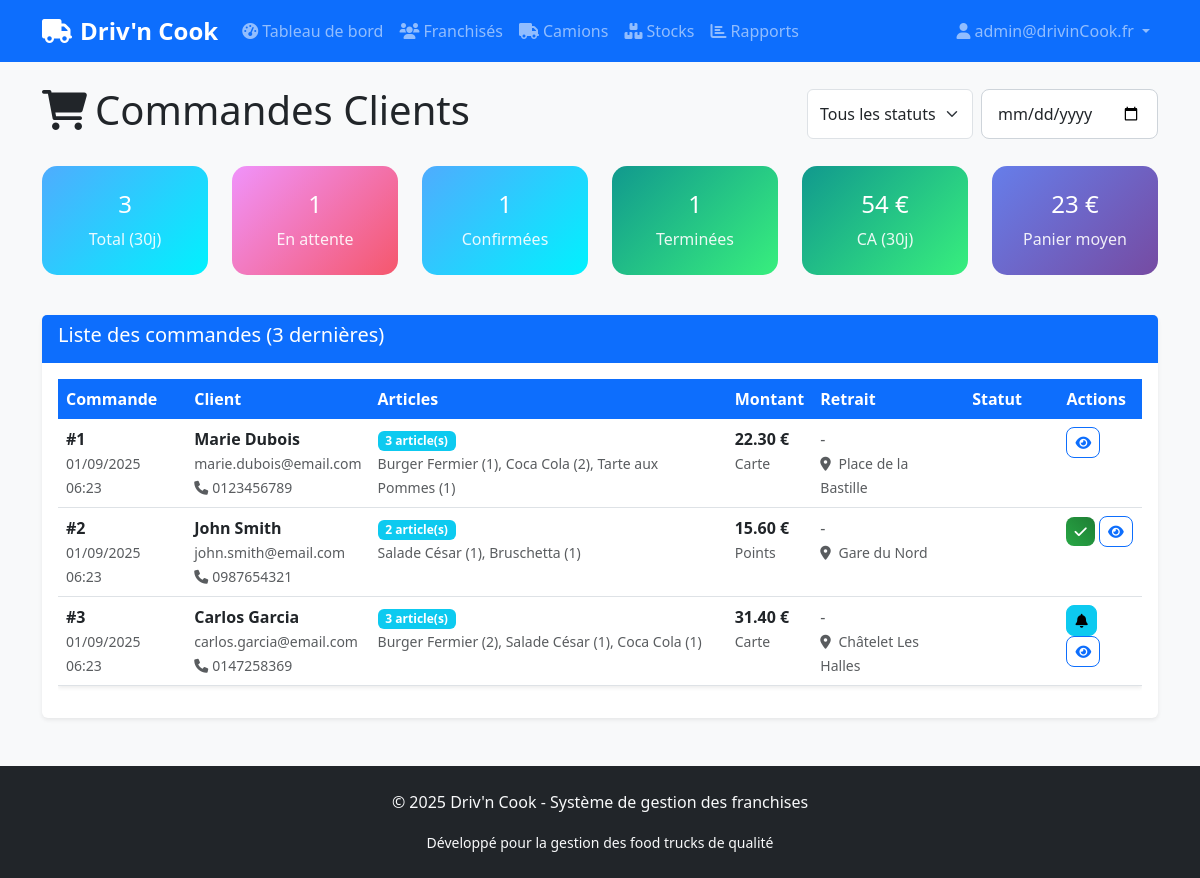
The page /admin/client_orders.php (signed in) on the database its author committed.
### tables this page shows
CREATE TABLE client_orders (
    id INT AUTO_INCREMENT PRIMARY KEY,
    client_id INT NOT NULL,
    truck_id INT,
    total_amount DECIMAL(10,2) NOT NULL,
    order_date TIMESTAMP DEFAULT CURRENT_TIMESTAMP,
    pickup_time DATETIME,
    pickup_location VARCHAR(100),
    status ENUM('pending', 'confirmed', 'ready', 'completed', 'cancelled') DEFAULT 'pending',
    payment_method ENUM('card', 'cash', 'loyalty_points') DEFAULT 'card',
    loyalty_points_used INT DEFAULT 0,
    FOREIGN KEY (client_id) REFERENCES clients(id) ON DELETE CASCADE,
    FOREIGN KEY (truck_id) REFERENCES trucks(id) ON DELETE SET NULL
);

CREATE TABLE clients (
    id INT AUTO_INCREMENT PRIMARY KEY,
    email VARCHAR(100) UNIQUE NOT NULL,
    password VARCHAR(255) NOT NULL,
    firstname VARCHAR(50) NOT NULL,
    lastname VARCHAR(50) NOT NULL,
    phone VARCHAR(20),
    address TEXT,
    loyalty_points INT DEFAULT 0,
    language ENUM('fr', 'en', 'es') DEFAULT 'fr',
    created_at TIMESTAMP DEFAULT CURRENT_TIMESTAMP
);

### admin/client_orders.php (the view, shortened to what this page needs)
<?php
require_once '../includes/header.php';
$pdo = getDBConnection();
$status_filter = $_GET['status'] ?? '';
$date_filter = $_GET['date'] ?? '';
$params = [];
$where_clause = '';
$orders = $pdo->prepare("
    SELECT co.*,
           c.firstname, c.lastname, c.email, c.phone,
           t.license_plate as truck_plate,
           COUNT(coi.id) as items_count,
           GROUP_CONCAT(CONCAT(m.name_fr, ' (', coi.quantity, ')') SEPARATOR ', ') as items_summary
    FROM client_orders co
    JOIN clients c ON co.client_id = c.id
    LEFT JOIN trucks t ON co.truck_id = t.id
    LEFT JOIN client_order_items coi ON co.id = coi.order_id
    LEFT JOIN menus m ON coi.menu_id = m.id
    {$where_clause}
    GROUP BY co.id
    ORDER BY co.order_date DESC
    LIMIT 50
");
$orders->execute($params);
$orders = $orders->fetchAll();
$stats = $pdo->query("
    SELECT
        COUNT(*) as total_orders,
        COUNT(CASE WHEN status = 'pending' THEN 1 END) as pending_orders,
        COUNT(CASE WHEN status = 'confirmed' THEN 1 END) as confirmed_orders,
        COUNT(CASE WHEN status = 'completed' THEN 1 END) as completed_orders,
        COALESCE(SUM(CASE WHEN status IN ('confirmed', 'completed') THEN total_amount END), 0) as total_revenue,
        COALESCE(AVG(total_amount), 0) as avg_order_value
    FROM client_orders
    WHERE order_date >= DATE_SUB(CURRENT_DATE, INTERVAL 30 DAY)
")->fetch();
?>
<div class="fade-in">
    <div class="d-flex justify-content-between align-items-center mb-4">
        <h1><i class="fas fa-shopping-cart me-2"></i>Commandes Clients</h1>
        <div class="d-flex gap-2">
            <form method="GET" class="d-flex gap-2">
                <select name="status" class="form-select" onchange="this.form.submit()">
                    <option value="">Tous les statuts</option>
                </select>
                <input type="date" name="date" class="form-control" value="<?php echo $date_filter; ?>" onchange="this.form.submit()">
            </form>
        </div>
    </div>
    <div class="row mb-4">
        <div class="col-md-2">
            <div class="stat-card stat-card-info">
                <div class="text-center">
                    <h4><?php echo $stats['total_orders']; ?></h4>
                    <p class="mb-0">Total (30j)</p>
                </div>
            </div>
        </div>
        <div class="col-md-2">
            <div class="stat-card stat-card-warning">
                <div class="text-center">
                    <h4><?php echo $stats['pending_orders']; ?></h4>
                    <p class="mb-0">En attente</p>
                </div>
            </div>
        </div>
        <div class="col-md-2">
            <div class="stat-card stat-card-info">
                <div class="text-center">
                    <h4><?php echo $stats['confirmed_orders']; ?></h4>
                    <p class="mb-0">Confirmées</p>
                </div>
            </div>
        </div>
        <div class="col-md-2">
            <div class="stat-card stat-card-success">
                <div class="text-center">
                    <h4><?php echo $stats['completed_orders']; ?></h4>
                    <p class="mb-0">Terminées</p>
                </div>
            </div>
        </div>
        <div class="col-md-2">
            <div class="stat-card stat-card-success">
                <div class="text-center">
                    <h4><?php echo number_format($stats['total_revenue'], 0); ?> €</h4>
                    <p class="mb-0">CA (30j)</p>
                </div>
            </div>
        </div>
        <div class="col-md-2">
            <div class="stat-card">
                <div class="text-center">
                    <h4><?php echo number_format($stats['avg_order_value'], 0); ?> €</h4>
                    <p class="mb-0">Panier moyen</p>
                </div>
            </div>
        </div>
    </div>
    <div class="card">
        <div class="card-header">
            <h5>
                Liste des commandes
                <?php if ($status_filter || $date_filter): ?>
                    <span class="badge bg-primary"><?php echo count($orders); ?> résultats</span>
                <?php else: ?>
                    (<?php echo count($orders); ?> dernières)
                <?php endif; ?>
            </h5>
        </div>
        <div class="card-body">
            <?php if (empty($orders)): ?>
                <p class="text-muted text-center">Aucune commande trouvée</p>
            <?php else: ?>
                <div class="table-responsive">
                    <table class="table table-hover">
                        <thead>
                            <tr>
                                <th>Commande</th>
                                <th>Client</th>
                                <th>Articles</th>
                                <th>Montant</th>
                                <th>Retrait</th>
                                <th>Statut</th>
                                <th>Actions</th>
                            </tr>
                        </thead>
                        <tbody>
                            <?php foreach ($orders as $order): ?>
                                <tr>
                                    <td>
                                        <strong>#<?php echo $order['id']; ?></strong>
                                        <br><small class="text-muted">
                                            <?php echo date('d/m/Y H:i', strtotime($order['order_date'])); ?>
                                        </small>
                                    </td>
                                    <td>
                                        <strong><?php echo htmlspecialchars($order['firstname'] . ' ' . $order['lastname']); ?></strong>
                                        <br><small class="text-muted">
                                            <?php echo htmlspecialchars($order['email']); ?>
                                        </small>
                                        <?php if ($order['phone']): ?>
                                            <br><small class="text-muted">
                                                <i class="fas fa-phone me-1"></i><?php echo htmlspecialchars($order['phone']); ?>
                                            </small>
                                        <?php endif; ?>
                                    </td>
                                    <td>
                                        <span class="badge bg-info"><?php echo $order['items_count']; ?> article(s)</span>
                                        <?php if ($order['items_summary']): ?>
                                            <br><small class="text-muted"><?php echo htmlspecialchars($order['items_summary']); ?></small>
                                        <?php endif; ?>
                                    </td>
                                    <td>
                                        <strong><?php echo number_format($order['total_amount'], 2); ?> €</strong>
                                        <br><small class="text-muted">
                                            <?php
                                            $payment_methods = [
                                                'card' => 'Carte',
                                                'cash' => 'Espèces',
                                                'loyalty_points' => 'Points'
                                            ];
                                            echo $payment_methods[$order['payment_method']] ?? $order['payment_method'];
                                            ?>
                                        </small>
                                    </td>
                                    <td>
                                        <?php if ($order['pickup_time']): ?>
                                            <strong><?php echo date('d/m H:i', strtotime($order['pickup_time'])); ?></strong>
                                        <?php else: ?>
                                            <span class="text-muted">-</span>
                                        <?php endif; ?>
                                        <?php if ($order['pickup_location']): ?>
                                            <br><small class="text-muted">
                                                <i class="fas fa-map-marker-alt me-1"></i>
                                                <?php echo htmlspecialchars(substr($order['pickup_location'], 0, 30)); ?>
                                            </small>
                                        <?php endif; ?>
                                    </td>
                                    <td>
                                        <span class="badge status-<?php echo $order['status']; ?>">
                                        </span>
                                    </td>
                                    <td>
                                        <?php if ($order['status'] === 'pending'): ?>
                                            <form method="POST" class="d-inline">
                                                <button type="submit" name="update_status" class="btn btn-sm btn-success"
                                                        title="Confirmer">
                                                    <i class="fas fa-check"></i>
                                                </button>
                                            </form>
                                        <?php elseif ($order['status'] === 'confirmed'): ?>
                                            <form method="POST" class="d-inline">
                                                <button type="submit" name="update_status" class="btn btn-sm btn-info"
                                                        title="Marquer prête">
                                                    <i class="fas fa-bell"></i>
                                                </button>
                                            </form>
                                        <?php endif; ?>
                                        <button type="button" class="btn btn-sm btn-outline-primary"
                                                data-bs-toggle="modal" data-bs-target="#orderModal<?php echo $order['id']; ?>">
                                            <i class="fas fa-eye"></i>
                                        </button>
                                    </td>
                                </tr>
                            <?php endforeach; ?>
                        </tbody>
                    </table>
                </div>
            <?php endif; ?>
        </div>
    </div>
</div>
<?php require_once '../includes/footer.php'; ?>

### assets/css/style.css (style rules this page uses)
:root { --primary-color: #0d6efd; --secondary-color: #6c757d; --success-color: #198754; --danger-color: #dc3545; --warning-color: #ffc107; }
body { background-color: #f8f9fa; min-height: 100vh; display: flex; flex-direction: column; }
.card { border: none; box-shadow: 0 0.125rem 0.25rem rgba(0, 0, 0, 0.075); transition: all 0.3s ease; }
.card-header { background-color: var(--primary-color); color: white; border-bottom: none; font-weight: 600; }
.stat-card { background: linear-gradient(135deg, #667eea 0%, #764ba2 100%); color: white; border-radius: 15px; padding: 1.5rem; margin-bottom: 1rem; }
.stat-card-success { background: linear-gradient(135deg, #11998e 0%, #38ef7d 100%); }
.stat-card-warning { background: linear-gradient(135deg, #f093fb 0%, #f5576c 100%); }
.stat-card-info { background: linear-gradient(135deg, #4facfe 0%, #00f2fe 100%); }
.stat-card p { margin-bottom: 0; opacity: 0.9; }
.table { background-color: white; box-shadow: 0 0.125rem 0.25rem rgba(0, 0, 0, 0.075); }
.table thead th { background-color: var(--primary-color); color: white; border: none; font-weight: 600; }
.btn { border-radius: 8px; font-weight: 500; }
.btn-success { background: linear-gradient(45deg, #28a745, #1e7e34); border: none; }
.form-control { border-radius: 8px; border: 1px solid #ced4da; padding: 0.75rem 1rem; }
.fade-in { animation: fadeIn 0.5s ease-in; }

### rows shown on the page
client_orders: id "1", order_date "01/09/2025 06:23", client.lastname "Marie Dubois", client.email "marie.dubois@email.com", client.phone "0123456789", items_count "3", items_summary "Burger Fermier (1), Coca Cola (2), Tarte aux Pommes (1)", total_amount "22.30", payment_method "Carte", pickup_location "Place de la Bastille"
client_orders: id "2", order_date "01/09/2025 06:23", client.lastname "John Smith", client.email "john.smith@email.com", client.phone "0987654321", items_count "2", items_summary "Salade César (1), Bruschetta (1)", total_amount "15.60", payment_method "Points", pickup_location "Gare du Nord"
client_orders: id "3", order_date "01/09/2025 06:23", client.lastname "Carlos Garcia", client.email "carlos.garcia@email.com", client.phone "0147258369", items_count "3", items_summary "Burger Fermier (2), Salade César (1), Coca Cola (1)", total_amount "31.40", payment_method "Carte", pickup_location "Châtelet Les Halles"

### other values the page prints
$_SESSION['user_email'] "admin@drivinCook.fr"
$stats['total_orders'] "3"
$stats['pending_orders'] "1"
$stats['confirmed_orders'] "1"
$stats['completed_orders'] "1"
$stats['total_revenue'] "54"
$stats['avg_order_value'] "23"
count($orders) "3"
